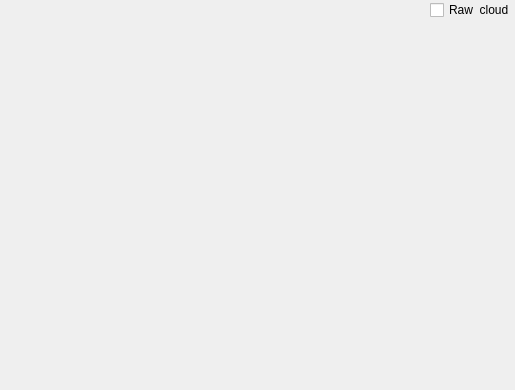
<?xml version="1.0" encoding="UTF-8"?>
<ui version="4.0">
 <class>loopClosureViewer</class>
 <widget class="QWidget" name="loopClosureViewer">
  <property name="geometry">
   <rect>
    <x>0</x>
    <y>0</y>
    <width>515</width>
    <height>390</height>
   </rect>
  </property>
  <property name="windowTitle">
   <string>Form</string>
  </property>
  <layout class="QVBoxLayout" name="verticalLayout" stretch="0,1">
   <property name="spacing">
    <number>0</number>
   </property>
   <property name="leftMargin">
    <number>0</number>
   </property>
   <property name="topMargin">
    <number>0</number>
   </property>
   <property name="rightMargin">
    <number>0</number>
   </property>
   <property name="bottomMargin">
    <number>0</number>
   </property>
   <item>
    <layout class="QHBoxLayout" name="horizontalLayout_2">
     <item>
      <widget class="QLabel" name="label_idA">
       <property name="text">
        <string/>
       </property>
       <property name="alignment">
        <set>Qt::AlignCenter</set>
       </property>
      </widget>
     </item>
     <item>
      <widget class="QLabel" name="label_idB">
       <property name="text">
        <string/>
       </property>
       <property name="alignment">
        <set>Qt::AlignCenter</set>
       </property>
      </widget>
     </item>
     <item>
      <widget class="QLabel" name="label_transform">
       <property name="text">
        <string/>
       </property>
       <property name="alignment">
        <set>Qt::AlignCenter</set>
       </property>
       <property name="wordWrap">
        <bool>true</bool>
       </property>
       <property name="textInteractionFlags">
        <set>Qt::LinksAccessibleByMouse|Qt::TextSelectableByMouse</set>
       </property>
      </widget>
     </item>
     <item>
      <spacer name="horizontalSpacer_2">
       <property name="orientation">
        <enum>Qt::Horizontal</enum>
       </property>
       <property name="sizeHint" stdset="0">
        <size>
         <width>40</width>
         <height>20</height>
        </size>
       </property>
      </spacer>
     </item>
     <item>
      <widget class="QCheckBox" name="checkBox_rawCloud">
       <property name="text">
        <string>Raw  cloud</string>
       </property>
      </widget>
     </item>
    </layout>
   </item>
   <item>
    <widget class="rtabmap::CloudViewer" name="cloudViewerTransform" native="true"/>
   </item>
  </layout>
 </widget>
 <customwidgets>
  <customwidget>
   <class>rtabmap::CloudViewer</class>
   <extends>QWidget</extends>
   <header>rtabmap/gui/CloudViewer.h</header>
   <container>1</container>
  </customwidget>
 </customwidgets>
 <resources/>
 <connections/>
</ui>
